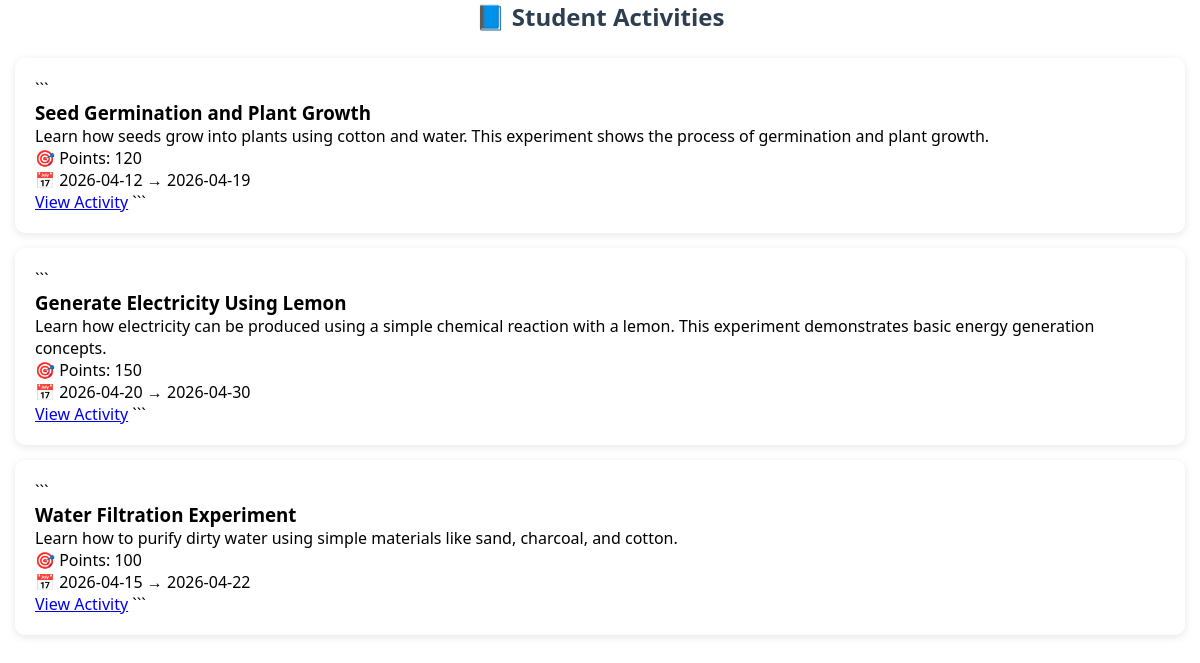
The app's page /student_activities (signed in) with its own data.
### tables this page shows
CREATE TABLE activities(
id INTEGER PRIMARY KEY AUTOINCREMENT,
title TEXT,
description TEXT,
category TEXT,
points INTEGER,
total_students INTEGER,
difficulty TEXT,
status TEXT,
start_date TEXT,
end_date TEXT,
video TEXT,
materials TEXT,
steps TEXT
);

### app.py (the view)
@app.route("/student_activities")
def student_activities():
    if session.get("role") != "student":
        return "Access Denied"
    conn = get_db()
    activities = conn.execute("SELECT * FROM activities").fetchall()
    conn.close()
    return render_template("student_activities.html", activities=activities)

### app.py (called while the page is built)
def get_db():
    conn = sqlite3.connect("database.db")
    conn.row_factory = sqlite3.Row
    return conn

### templates/student_activities.html (shortened to what this page needs)
<!DOCTYPE html>
<html>
<head>
    <link rel="stylesheet" href="{{ url_for('static', filename='style.css') }}">
</head>
<body>
<h2>📘 Student Activities</h2>
{% for a in activities %}
<div style="background:white; padding:20px; margin:15px; border-radius:10px; box-shadow:0 2px 8px rgba(0,0,0,0.1);">
```
<h3>{{ a.title }}</h3>
<p>{{ a.description }}</p>
<p>🎯 Points: {{ a.points }}</p>
<p>📅 {{ a.start_date }} → {{ a.end_date }}</p>
<a href="/activity/{{ a.id }}">View Activity</a>
```
</div>
{% endfor %}
</body>
</html>

### static/style.css (style rules this page uses)
* { margin: 0; padding: 0; box-sizing: border-box; }
body { font-family: Arial, sans-serif; background: #f9fafb; }
body { font-family: Arial, sans-serif; background: #f4f6f9; margin: 0; padding: 0; }
h2 { text-align: center; margin-bottom: 25px; color: #2c3e50; }
body { background-image: url("/static/images/ecoplay_bg.png"); background-size: cover; background-position: center; background-repeat: no-repeat; height: 100vh; }
body { margin:0; font-family: "Segoe UI", sans-serif; background: linear-gradient(120deg,#e8f5e9,#e3f2fd); }
html, body, #root, .app { background:white !important; }
body { margin: 0; font-family: 'Segoe UI', Arial, sans-serif; background: #f4f7fb; }

### records on screen
activities: title "Seed Germination and Plant Growth", description "Learn how seeds grow into plants using cotton and water. This experiment shows the process of germination and plant growth.", points "120", start_date "2026-04-12", end_date "2026-04-19"
activities: title "Generate Electricity Using Lemon", description "Learn how electricity can be produced using a simple chemical reaction with a lemon. This experiment demonstrates basic energy generation concepts.", points "150", start_date "2026-04-20", end_date "2026-04-30"
activities: title "Water Filtration Experiment", description "Learn how to purify dirty water using simple materials like sand, charcoal, and cotton.", points "100", start_date "2026-04-15", end_date "2026-04-22"
